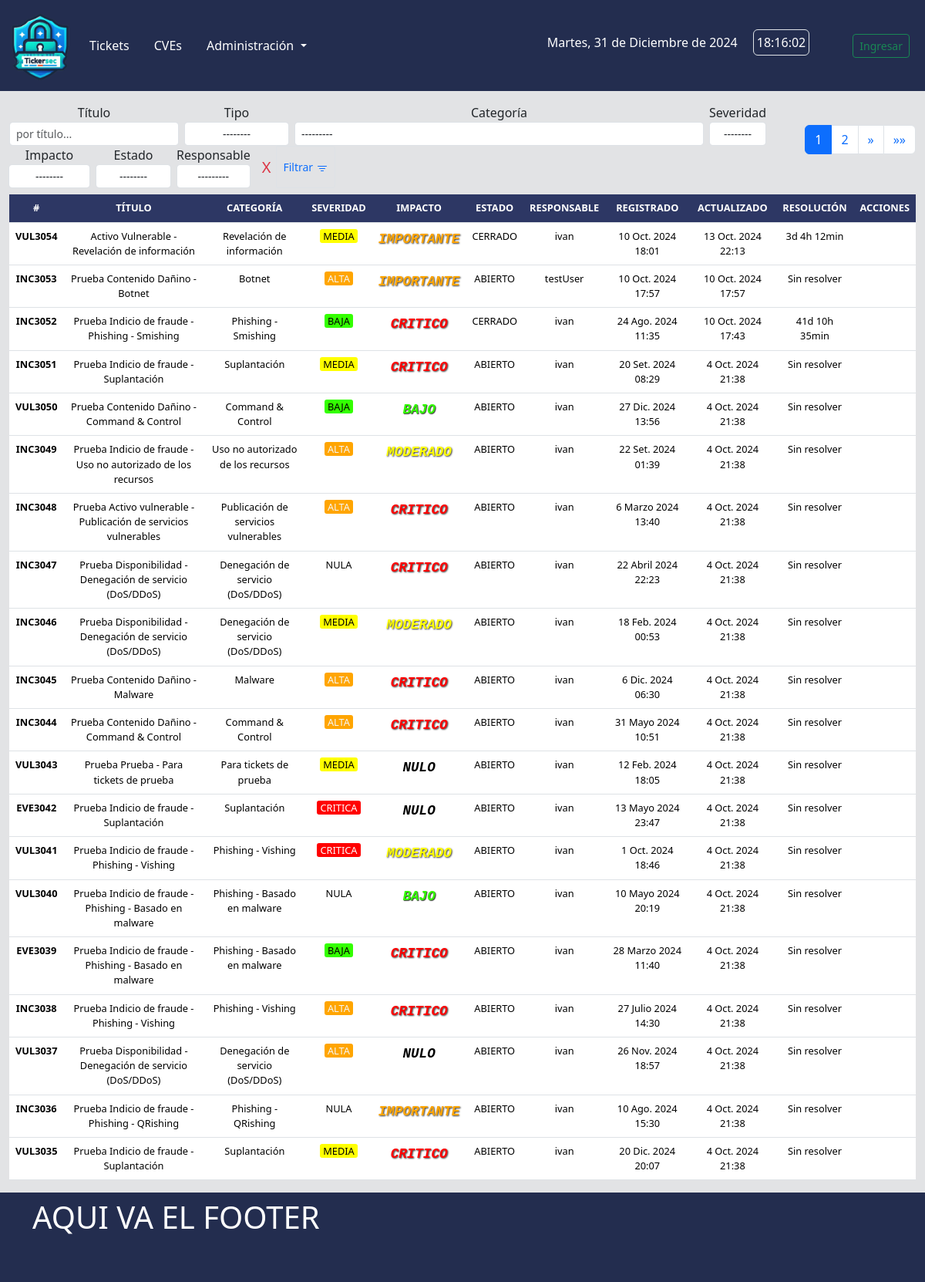
The page /core/tickets/ on the database its author committed.
### core/models.py (models this page shows, shortened)
class Ticket(models.Model):
    type = models.CharField(verbose_name='Tipo', max_length=50, choices=TicketType.choices, default=TicketType.INCIDENTE)
    category = models.ForeignKey(TicketCategory, verbose_name='Categoria', related_name='categorias', on_delete=models.PROTECT)
    title = models.CharField(verbose_name='Titulo', max_length=50, blank=False)
    createdAt = models.DateTimeField(auto_now_add=True) # auto_now_add: actualiza el valor con la hora y la fecha de creación del registro.
    lastUpdate = models.DateTimeField(auto_now=True) # auto_now: actualiza el valor del campo a la hora y fecha actuales cada vez que se llama a Model.save().
    resolution = models.DurationField(verbose_name='Resolucion', blank=True, null=True)
    severity = models.CharField(verbose_name='Severidad', choices=Severity.choices, default=Severity.NULA, max_length=7)
    impact = models.CharField(verbose_name='Impacto', choices=Impact.choices, default=Impact.NULO, max_length=10)
    status = models.CharField(verbose_name='Estado', choices=TicketStatus.choices, default=TicketStatus.ABIERTO, max_length=10)
    createdBy = models.ForeignKey(User, verbose_name='Remitente', related_name='created_tickets', on_delete=models.PROTECT, blank=False)
    assignedTo = models.ForeignKey(User, verbose_name='Responsable', related_name='assigned_tickets', on_delete=models.PROTECT, blank=False)
    resume = models.CharField(verbose_name='Resumen', max_length=300, blank=False)
    report = models.ForeignKey(TicketReport, verbose_name='Reporte', related_name='reportes', on_delete=models.PROTECT, null=True, blank=True)
    def resolution_display(self):
        if not self.resolution:
            return 'Sin resolver'
        else:
            total_seconds = int(self.resolution.total_seconds())
            days = total_seconds // 86400
            hours = (total_seconds % 86400) // 3600
            minutes = (total_seconds % 3600) // 60
            return f'{days}d {hours}h {minutes}min'
    class Meta:
        ordering = ['-pk']
        verbose_name_plural = 'Tickets'

class TicketCategory(models.Model):
    name = models.CharField(verbose_name='Categoria', max_length=50, blank=False)
    subcategory = models.CharField(verbose_name='Subcategoria', max_length=50, unique=True, blank=False)
    description = models.CharField(verbose_name='Descripcion', max_length=500, blank=False)
    createdAt = models.DateTimeField(auto_now_add=True)
    createdBy = models.ForeignKey(User, on_delete=models.PROTECT, null=False)
    active = models.BooleanField(verbose_name='Activo', null=False, default=True)
    def __str__(self):
        return f'{self.name} - {self.subcategory}'
    class Meta:
        ordering = ['name', 'subcategory']
        verbose_name_plural = 'Categorias'

### core/views.py (the view)
# urls.py: path("tickets/", TicketListView.as_view(), name="tickets"),
class TicketListView(ListView):
    model = Ticket
    template_name = 'core/ticket_list.html'
    context_object_name = 'ticket_list'
    login_url = 'login'
    paginate_by = 20
    def get_queryset(self):
        queryset = super().get_queryset()
        form = TicketSearchForm(self.request.GET)
        if form.is_valid():
            if form.cleaned_data['q']:
                queryset = queryset.filter(title__icontains=form.cleaned_data['q'])
            if form.cleaned_data['type']:
                queryset = queryset.filter(type=form.cleaned_data['type'])
            if form.cleaned_data['category']:
                queryset = queryset.filter(category=form.cleaned_data['category'])
            if form.cleaned_data['severity']:
                queryset = queryset.filter(severity=form.cleaned_data['severity'])
            if form.cleaned_data['impact']:
                queryset = queryset.filter(impact=form.cleaned_data['impact'])
            if form.cleaned_data['status']:
                queryset = queryset.filter(status=form.cleaned_data['status'])
            if form.cleaned_data['assignedTo']:
                queryset = queryset.filter(assignedTo=form.cleaned_data['assignedTo'])
        return queryset
    def get_context_data(self, **kwargs):
        context = super().get_context_data(**kwargs)
        context['newTicketForm'] = TicketForm()
        context['categories'] = TicketCategory.objects.all()
        context['searchForm'] = TicketSearchForm(self.request.GET)
        return context

### core/forms.py
class TicketForm(forms.ModelForm):
    class Meta:
        model = Ticket
        fields = ['type', 'category', 'title', 'severity', 'impact', 'assignedTo', 'resume']
        widgets = {
            'type': forms.Select(attrs={'class': 'form-control form-control-sm'}),
            'category': forms.Select(attrs={'class': 'form-control form-control-sm'}),
            'title': forms.TextInput(attrs={'class': 'form-control form-control-sm',  'minlength': 5, }),
            'severity': forms.Select(attrs={'class': 'form-control form-control-sm'}),
            'impact': forms.Select(attrs={'class': 'form-control form-control-sm'}),
            'assignedTo': forms.Select(attrs={'class': 'form-control form-control-sm'}),
            'resume': forms.Textarea(attrs={'class': 'form-control form-control-sm', 'rows': 4, }),
        }

### templates/core/ticket_list.html (shortened to what this page needs)
{% extends "dash/base.html" %}
{% load static %}
{% block main %}
<div class="container-fluid my-2">
    <div class="d-flex align-items-center justify-content-between py-2">
        <form action="{% url 'core:tickets' %}" method="get">
            <div class="d-flex flex-colum input-group text-center">
                {% for field in searchForm %}
                <div class="form-group me-2">
                    <label for="{{form.label.id_for_label}}">{{field.label}}</label>
                    {{field}}
                </div>
                {% endfor %}
                <button type="reset" title="limpiar" class="btn btn-sm btn-outline-danger border border-0 rounded-5 fs-5">
                    <span>X</span>
                <button type="submit" class="input-group-append btn btn-sm btn-outline-primary border-start-1 border ms-n5">
                    Filtrar
                </button>
            </div>
        </form>
        <nav aria-label="Page navigation">
            <ul class="pagination">
                {% for num in page_obj.paginator.page_range %}
                {% if page_obj.number == num %}
                <li class="page-item active"><span class="page-link">{{ num }}</span></li>
                {% elif num > page_obj.number|add:'-2' and num < page_obj.number|add:'2' %}
                <li class="page-item"><a class="page-link" href="?page={{ num }}">{{ num }}</a></li>
                {% endif %}
                {% endfor %}
                {% if page_obj.has_next %}
                <li class="page-item">
                    <a class="page-link" href="?page={{ page_obj.next_page_number }}" aria-label="Next">
                        <span aria-hidden="true">&raquo;</span>
                    </a>
                </li>
                <li class="page-item">
                    <a class="page-link" href="?page={{ page_obj.paginator.num_pages }}" aria-label="Last">
                        <span aria-hidden="true">&raquo;&raquo;</span>
                    </a>
                </li>
                {% endif %}
            </ul>
        </nav>
    </div>
    <table class="table table-hover" style="font-size: .8rem;">
        <thead class="text-center">
            <tr>
                <th scope="col" class="bg-blueMilei-subtle text-white text-uppercase">#</th>
                <th scope="col" class="bg-blueMilei-subtle text-white text-uppercase">Título</th>
                <th scope="col" class="bg-blueMilei-subtle text-white text-uppercase">Categoría</th>
                <th scope="col" class="bg-blueMilei-subtle text-white text-uppercase">Severidad</th>
                <th scope="col" class="bg-blueMilei-subtle text-white text-uppercase">Impacto</th>
                <th scope="col" class="bg-blueMilei-subtle text-white text-uppercase">Estado</th>
                <th scope="col" class="bg-blueMilei-subtle text-white text-uppercase">Responsable</th>
                <th scope="col" class="bg-blueMilei-subtle text-white text-uppercase">Registrado</th>
                <th scope="col" class="bg-blueMilei-subtle text-white text-uppercase">Actualizado</th>
                <th scope="col" class="bg-blueMilei-subtle text-white text-uppercase">Resolución</th>
                <th scope="col" class="bg-blueMilei-subtle text-white text-uppercase">Acciones</th>
            </tr>
        </thead>
        <tbody class="text-center">
            {% for ticket in ticket_list %}
            <tr>
                <th scope="row">
                    {% if user.is_authenticated %}
                    <a class="text-decoration-none"
                        href="{% url 'core:detail-ticket' ticket.pk %}">{{ticket.type}}{{ticket.pk}}</a>
                    {% else %}
                    {{ticket.type}}{{ticket.pk}}
                    {% endif %}
                </th>
                <td>{{ ticket.title }}</td>
                <td title="{{ticket.category.name}}">{{ ticket.category.subcategory }}</td>
                <td><span class="severidad-{{ ticket.severity|lower }} px-1">{{ ticket.severity }}</span></td>
                <td><span class="impacto-{{ ticket.impact|lower }}">{{ ticket.impact }}</span></td>
                <td>{{ ticket.status }}</td>
                <td>{{ ticket.assignedTo }}</td>
                <td>{{ ticket.createdAt }}</td>
                <td>{{ ticket.lastUpdate }}</td>
                <td>{{ ticket.resolution_display }}</td>
                <td>
                </td>
            </tr>
            {% endfor %}
        </tbody>
    </table>
</div>
{% endblock main %}

### static/css/dash/styles.css (style rules this page uses)
:root { --bg-blueMilei: rgb(35, 45, 79); --bg-blueMilei-subtle: rgb(45, 55, 100); }
.bg-blueMilei-subtle { background-color: var(--bg-blueMilei-subtle) !important; }
.severidad-critica { background-color: red; color: white; border-radius: 3px; }
.severidad-alta { background-color: orange; color: whitesmoke; border-radius: 3px; }
.severidad-media { background-color: yellow; color: black; border-radius: 3px; }
.severidad-baja { background-color: #33ff00; color: black; border-radius: 3px; }
.impacto-critico { color: red; text-shadow: rgb(60, 60, 60) 1px 1px 2px; font-style: italic; font-weight: bold; font-family: 'Courier New', Courier, monospace; font-size: 1.1rem; }
.impacto-importante { color: orange; text-shadow: rgb(60, 60, 60) 1px 1px 2px; font-style: italic; font-weight: bold; font-family: 'Courier New', Courier, monospace; font-size: 1.1rem; }
.impacto-moderado { color: yellow; text-shadow: rgb(60, 60, 60) 1px 1px 2px; font-style: italic; font-weight: bold; font-family: 'Courier New', Courier, monospace; font-size: 1.1rem; }
.impacto-bajo { color: #33ff00; text-shadow: rgb(60, 60, 60) 1px 1px 1px; font-style: italic; font-weight: bold; font-family: 'Courier New', Courier, monospace; font-size: 1.1rem; }
.impacto-nulo { color: black; font-style: italic; font-weight: bold; font-family: 'Courier New', Courier, monospace; font-size: 1.1rem; }

### rows shown on the page
Ticket: type "VUL", pk "3054", title "Activo Vulnerable - Revelación de información", category.subcategory "Revelación de información", severity "MEDIA", impact "IMPORTANTE", status "CERRADO", assignedTo "ivan", createdAt "10 Oct. 2024 18:01", lastUpdate "13 Oct. 2024 22:13", resolution_display "3d 4h 12min"
Ticket: type "INC", pk "3053", title "Prueba Contenido Dañino - Botnet", category.subcategory "Botnet", severity "ALTA", impact "IMPORTANTE", status "ABIERTO", assignedTo "testUser", createdAt "10 Oct. 2024 17:57", lastUpdate "10 Oct. 2024 17:57", resolution_display "Sin resolver"
Ticket: type "INC", pk "3052", title "Prueba Indicio de fraude - Phishing - Smishing", category.subcategory "Phishing - Smishing", severity "BAJA", impact "CRITICO", status "CERRADO", assignedTo "ivan", createdAt "24 Ago. 2024 11:35", lastUpdate "10 Oct. 2024 17:43", resolution_display "41d 10h 35min"
Ticket: type "INC", pk "3051", title "Prueba Indicio de fraude - Suplantación", category.subcategory "Suplantación", severity "MEDIA", impact "CRITICO", status "ABIERTO", assignedTo "ivan", createdAt "20 Set. 2024 08:29", lastUpdate "4 Oct. 2024 21:38", resolution_display "Sin resolver"
Ticket: type "VUL", pk "3050", title "Prueba Contenido Dañino - Command & Control", category.subcategory "Command & Control", severity "BAJA", impact "BAJO", status "ABIERTO", assignedTo "ivan", createdAt "27 Dic. 2024 13:56", lastUpdate "4 Oct. 2024 21:38", resolution_display "Sin resolver"
Ticket: type "INC", pk "3049", title "Prueba Indicio de fraude - Uso no autorizado de los recursos", category.subcategory "Uso no autorizado de los recursos", severity "ALTA", impact "MODERADO", status "ABIERTO", assignedTo "ivan", createdAt "22 Set. 2024 01:39", lastUpdate "4 Oct. 2024 21:38", resolution_display "Sin resolver"
Ticket: type "INC", pk "3048", title "Prueba Activo vulnerable - Publicación de servicios vulnerables", category.subcategory "Publicación de servicios vulnerables", severity "ALTA", impact "CRITICO", status "ABIERTO", assignedTo "ivan", createdAt "6 Marzo 2024 13:40", lastUpdate "4 Oct. 2024 21:38", resolution_display "Sin resolver"
Ticket: type "INC", pk "3047", title "Prueba Disponibilidad - Denegación de servicio (DoS/DDoS)", category.subcategory "Denegación de servicio (DoS/DDoS)", severity "NULA", impact "CRITICO", status "ABIERTO", assignedTo "ivan", createdAt "22 Abril 2024 22:23", lastUpdate "4 Oct. 2024 21:38", resolution_display "Sin resolver"
Ticket: type "INC", pk "3046", title "Prueba Disponibilidad - Denegación de servicio (DoS/DDoS)", category.subcategory "Denegación de servicio (DoS/DDoS)", severity "MEDIA", impact "MODERADO", status "ABIERTO", assignedTo "ivan", createdAt "18 Feb. 2024 00:53", lastUpdate "4 Oct. 2024 21:38", resolution_display "Sin resolver"
Ticket: type "INC", pk "3045", title "Prueba Contenido Dañino - Malware", category.subcategory "Malware", severity "ALTA", impact "CRITICO", status "ABIERTO", assignedTo "ivan", createdAt "6 Dic. 2024 06:30", lastUpdate "4 Oct. 2024 21:38", resolution_display "Sin resolver"
Ticket: type "INC", pk "3044", title "Prueba Contenido Dañino - Command & Control", category.subcategory "Command & Control", severity "ALTA", impact "CRITICO", status "ABIERTO", assignedTo "ivan", createdAt "31 Mayo 2024 10:51", lastUpdate "4 Oct. 2024 21:38", resolution_display "Sin resolver"
Ticket: type "VUL", pk "3043", title "Prueba Prueba - Para tickets de prueba", category.subcategory "Para tickets de prueba", severity "MEDIA", impact "NULO", status "ABIERTO", assignedTo "ivan", createdAt "12 Feb. 2024 18:05", lastUpdate "4 Oct. 2024 21:38", resolution_display "Sin resolver"
Ticket: type "EVE", pk "3042", title "Prueba Indicio de fraude - Suplantación", category.subcategory "Suplantación", severity "CRITICA", impact "NULO", status "ABIERTO", assignedTo "ivan", createdAt "13 Mayo 2024 23:47", lastUpdate "4 Oct. 2024 21:38", resolution_display "Sin resolver"
Ticket: type "VUL", pk "3041", title "Prueba Indicio de fraude - Phishing - Vishing", category.subcategory "Phishing - Vishing", severity "CRITICA", impact "MODERADO", status "ABIERTO", assignedTo "ivan", createdAt "1 Oct. 2024 18:46", lastUpdate "4 Oct. 2024 21:38", resolution_display "Sin resolver"
Ticket: type "VUL", pk "3040", title "Prueba Indicio de fraude - Phishing - Basado en malware", category.subcategory "Phishing - Basado en malware", severity "NULA", impact "BAJO", status "ABIERTO", assignedTo "ivan", createdAt "10 Mayo 2024 20:19", lastUpdate "4 Oct. 2024 21:38", resolution_display "Sin resolver"
Ticket: type "EVE", pk "3039", title "Prueba Indicio de fraude - Phishing - Basado en malware", category.subcategory "Phishing - Basado en malware", severity "BAJA", impact "CRITICO", status "ABIERTO", assignedTo "ivan", createdAt "28 Marzo 2024 11:40", lastUpdate "4 Oct. 2024 21:38", resolution_display "Sin resolver"
Ticket: type "INC", pk "3038", title "Prueba Indicio de fraude - Phishing - Vishing", category.subcategory "Phishing - Vishing", severity "ALTA", impact "CRITICO", status "ABIERTO", assignedTo "ivan", createdAt "27 Julio 2024 14:30", lastUpdate "4 Oct. 2024 21:38", resolution_display "Sin resolver"
Ticket: type "VUL", pk "3037", title "Prueba Disponibilidad - Denegación de servicio (DoS/DDoS)", category.subcategory "Denegación de servicio (DoS/DDoS)", severity "ALTA", impact "NULO", status "ABIERTO", assignedTo "ivan", createdAt "26 Nov. 2024 18:57", lastUpdate "4 Oct. 2024 21:38", resolution_display "Sin resolver"
Ticket: type "INC", pk "3036", title "Prueba Indicio de fraude - Phishing - QRishing", category.subcategory "Phishing - QRishing", severity "NULA", impact "IMPORTANTE", status "ABIERTO", assignedTo "ivan", createdAt "10 Ago. 2024 15:30", lastUpdate "4 Oct. 2024 21:38", resolution_display "Sin resolver"
Ticket: type "VUL", pk "3035", title "Prueba Indicio de fraude - Suplantación", category.subcategory "Suplantación", severity "MEDIA", impact "CRITICO", status "ABIERTO", assignedTo "ivan", createdAt "20 Dic. 2024 20:07", lastUpdate "4 Oct. 2024 21:38", resolution_display "Sin resolver"

### other values the page prints
{{ field.label }} "Título" "Tipo" "Categoría" "Severidad" "Impacto" "Estado" "Responsable"
{{ num }} "1"
{{ num }} "2"
